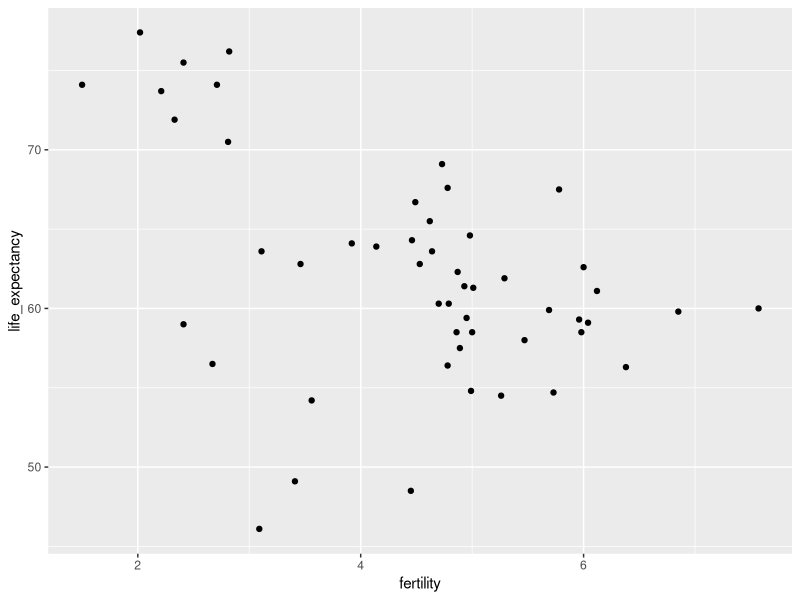
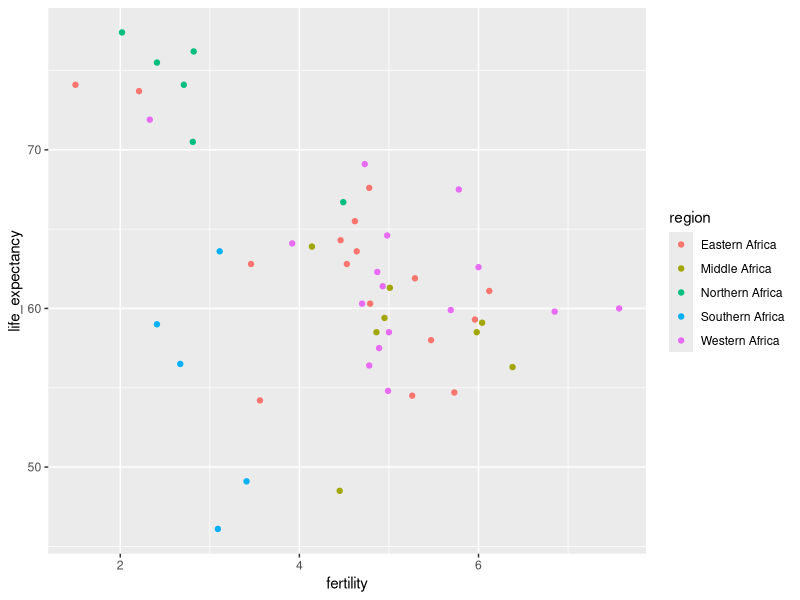
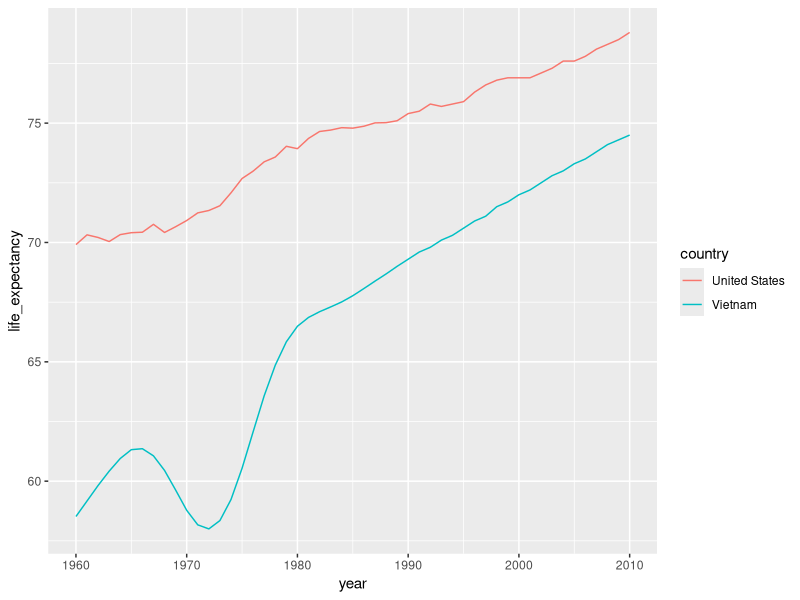
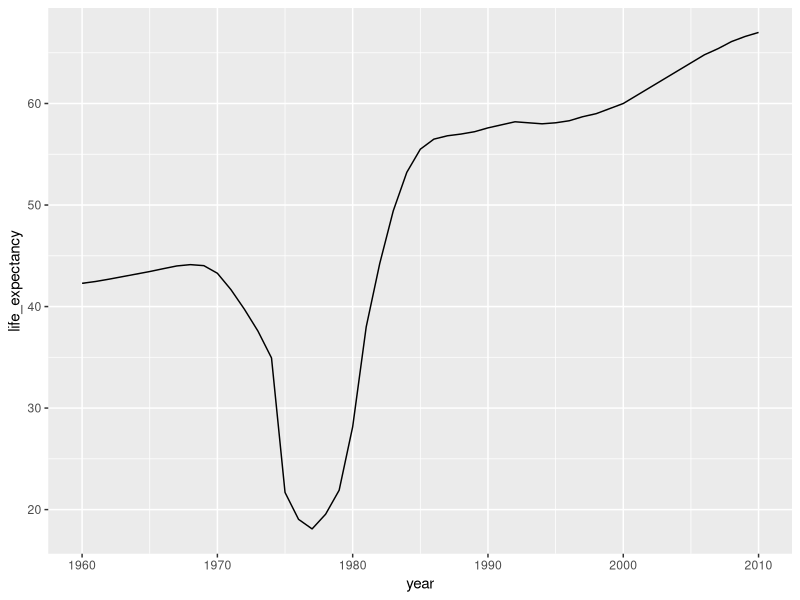
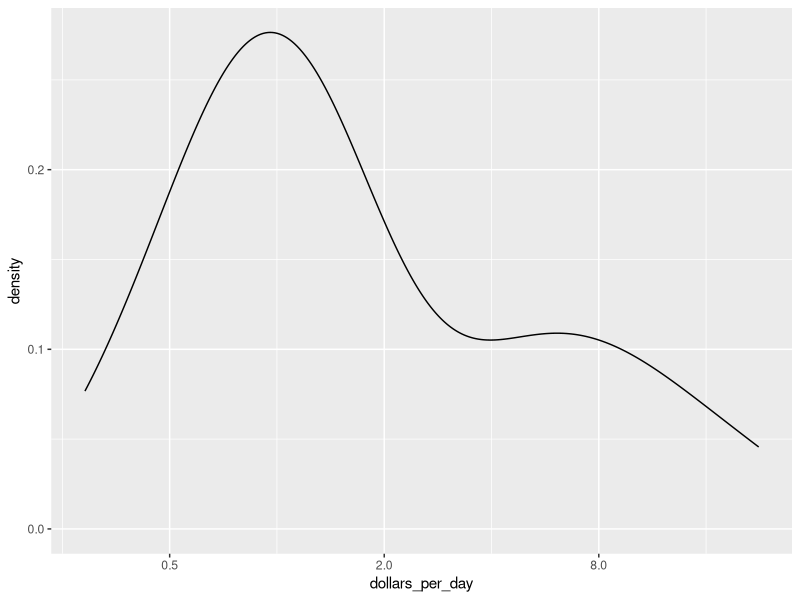
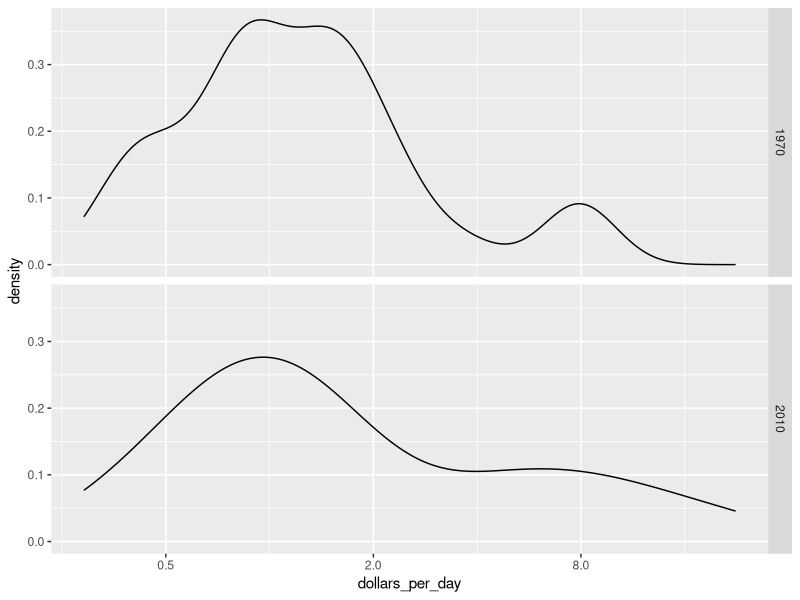
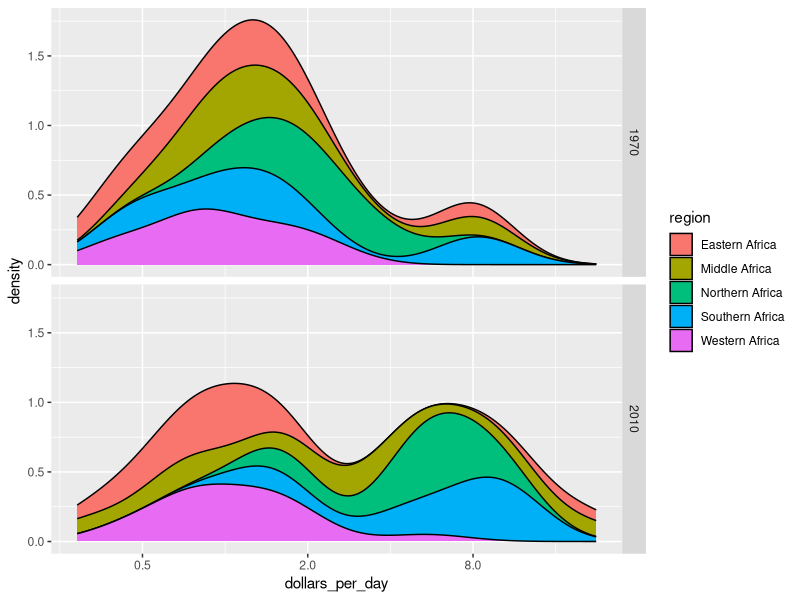
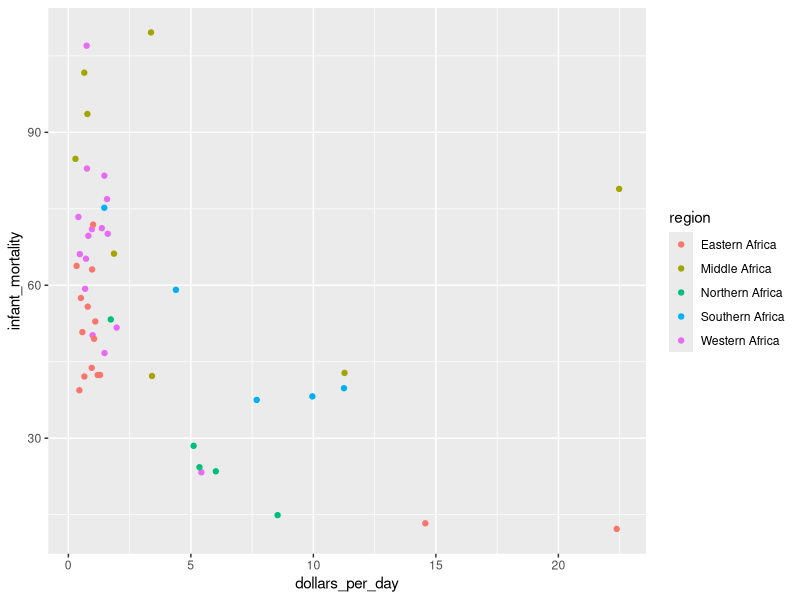

These charts were generated, in order, by the following R code:
rm(list=ls())
library(dplyr)
library(ggplot2)
library(dslabs)
data(gapminder)

#------------------------------1-------------------------------
#Using ggplot and the points layer, create a scatter plot of life expectancy versus fertility for 
#the African continent in 2012.

gapminder %>% filter(year==2012 & continent=="Africa") %>%
  ggplot(aes(x=fertility,y=life_expectancy)) +
  geom_point()

#------------------------------2-------------------------------
#Remake the plot from the previous exercises but this time use color to dinstinguish the different 
#regions of Africa to see if this explains the clusters.

gapminder %>% filter(year==2012 & continent=="Africa") %>%
  ggplot(aes(x=fertility,y=life_expectancy,color=region)) +
  geom_point()

#------------------------------3-------------------------------
#Create a table showing the country and region for the African countries (use select) that in 2012 
#had fertility rates of 3 or less and life expectancies of at least 70.

df<- gapminder %>%
  filter(year==2012 & continent=="Africa") %>%
  filter(fertility<=3,life_expectancy>=70) %>%
  select(country,region)
df

#------------------------------4-------------------------------
#The Vietnam War lasted from 1955 to 1975. Do the data support war having a negative effect on life expectancy?
#Use filter to create a table with data for the years from 1960 to 2010 in Vietnam and the United States.

unique(gapminder$year) #shows all the years

  tab<- gapminder %>%
    filter(year>=1960 & year<=2010) %>%
    filter(country %in% c("United States", "Vietnam"))

#------------------------------5-------------------------------
#Use geom_line to plot life expectancy vs year for Vietnam and the United States.

p<- tab %>%
  ggplot(aes(x=year,y=life_expectancy,color=country))+
  geom_line()
p

#------------------------------6-------------------------------
#Use a single line of code to create a time series plot from 1960 to 2010 of life expectancy vs year for Cambodia.

gapminder %>%
  filter(year>=1960 & year<=2010 & country=="Cambodia") %>%
  ggplot(aes(x=year,y=life_expectancy)) +
  geom_line()

#------------------------------7------------------------------- 
#Now we are going to calculate and plot dollars per day for African countries in 2010 using GDP data.
#In the first part of this analysis, we will create the dollars per day variable.

daydollars <- gapminder %>%
  filter(year==2010 & continent=="Africa") %>%
  mutate(dollars_per_day=gdp/population/365) %>%
  filter(!is.na(dollars_per_day))

#------------------------------8------------------------------- 
#Now we are going to calculate and plot dollars per day for African countries in 2010 using GDP data.

daydollars %>%
  ggplot(aes(dollars_per_day)) +
  geom_density()+
  scale_x_continuous(trans="log2")
 
#------------------------------9-------------------------------
#Create a smooth density plot of dollars per day for 1970 and 2010 using a log (base 2) scale for the x axis.

daydollars <- gapminder %>%
  filter(year %in% c(1970,2010) & continent=="Africa") %>%
  mutate(dollars_per_day=gdp/population/365) %>%
  filter(!is.na(dollars_per_day))

daydollars %>%
  ggplot(aes(x=dollars_per_day))+
  geom_density()+
  scale_x_continuous(trans="log2")+
  facet_grid(year~.)

#------------------------------10-------------------------------
#Now we are going to edit the code from Exercise 9 to show stacked histograms of each region in Africa.

daydollars %>%
  ggplot(aes(x=dollars_per_day,fill=region))+
  geom_density(bw=0.5,position="stack")+
  scale_x_continuous(trans="log2")+
  facet_grid(year~.)

#------------------------------11-------------------------------
#We are going to continue looking at patterns in the gapminder dataset by plotting infant mortality rates 
#versus dollars per day for African countries.

gapminder_Africa_2010 <- gapminder %>%
  filter(year==2010 & continent=="Africa") %>%
  mutate(dollars_per_day=gdp/population/365) %>%
  filter(!is.na(dollars_per_day))

gapminder_Africa_2010 %>% 
  ggplot(aes(x=dollars_per_day,y=infant_mortality,color=region))+
  geom_point()

#------------------------------12-------------------------------
#Transform the x axis to be in the log (base 2) scale.

gapminder_Africa_2010 %>% 
  ggplot(aes(x=dollars_per_day,y=infant_mortality,color=region))+
  geom_point()+
  scale_x_continuous(trans="log2")

#------------------------------13-------------------------------
#In this exercise, we will remake the plot from Exercise 12 with country names instead of 
#points so we can identify which countries are which.

gapminder_Africa_2010 %>% 
  ggplot(aes(x=dollars_per_day,y=infant_mortality,color=region,label=country))+
  geom_point()+
  scale_x_continuous(trans="log2")+
  geom_text()

#------------------------------14-------------------------------
#Now we are going to look at changes in the infant mortality and dollars per day patterns 
#African countries between 1970 and 2010.

gapminder_Africa_1970_2010 <- gapminder %>%
  filter(year %in% c(1970,2010) & continent=="Africa") %>%
  mutate(dollars_per_day=gdp/population/365) %>%
  filter(!is.na(dollars_per_day)) %>%
  filter(!is.na(infant_mortality))

gapminder_Africa_1970_2010 %>%
  ggplot(aes(x=dollars_per_day,y=infant_mortality,color=region,label=country))+
  geom_point()+
  scale_x_continuous(trans="log2")+
  geom_text()+
  facet_grid(year~.)
